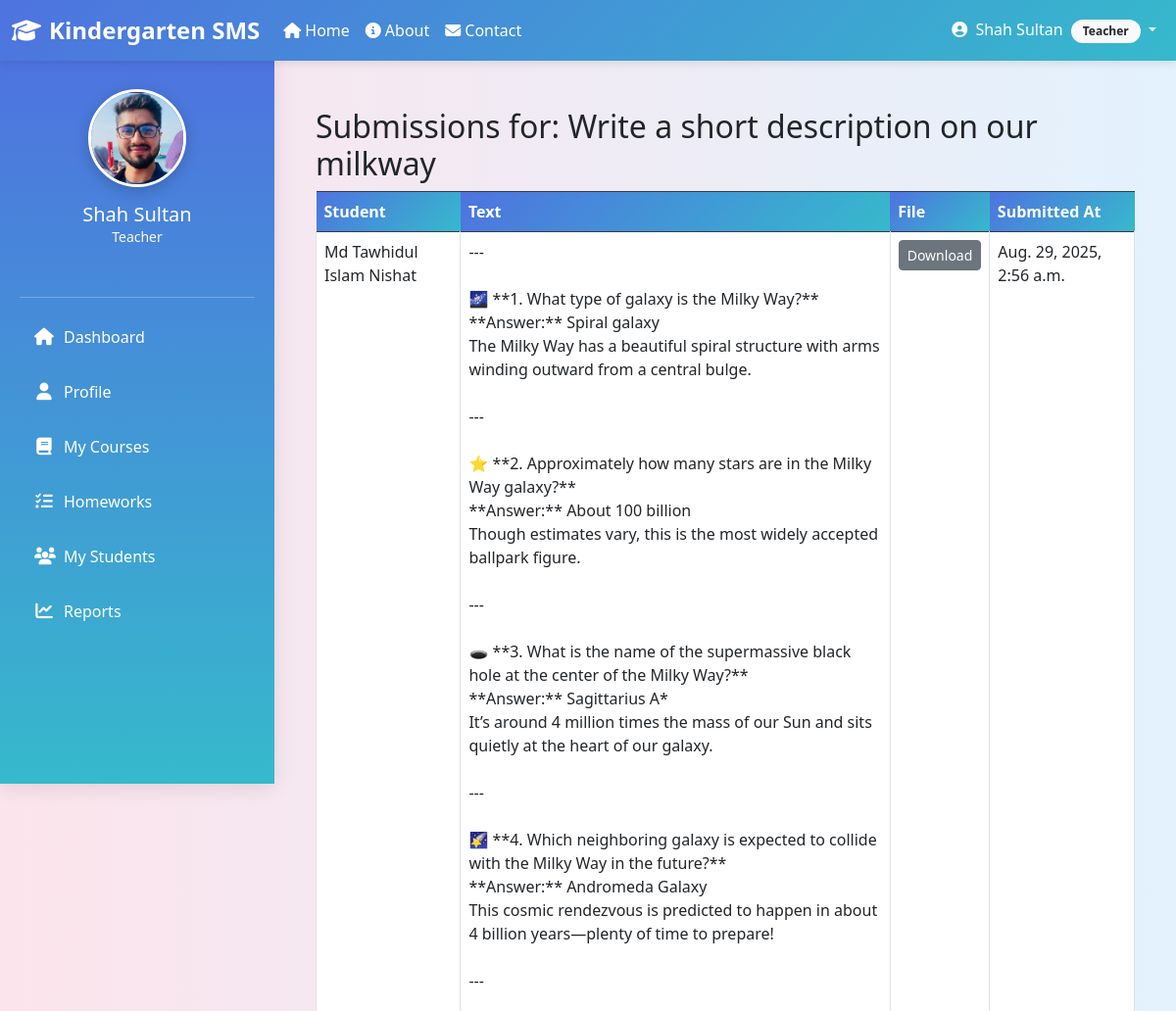
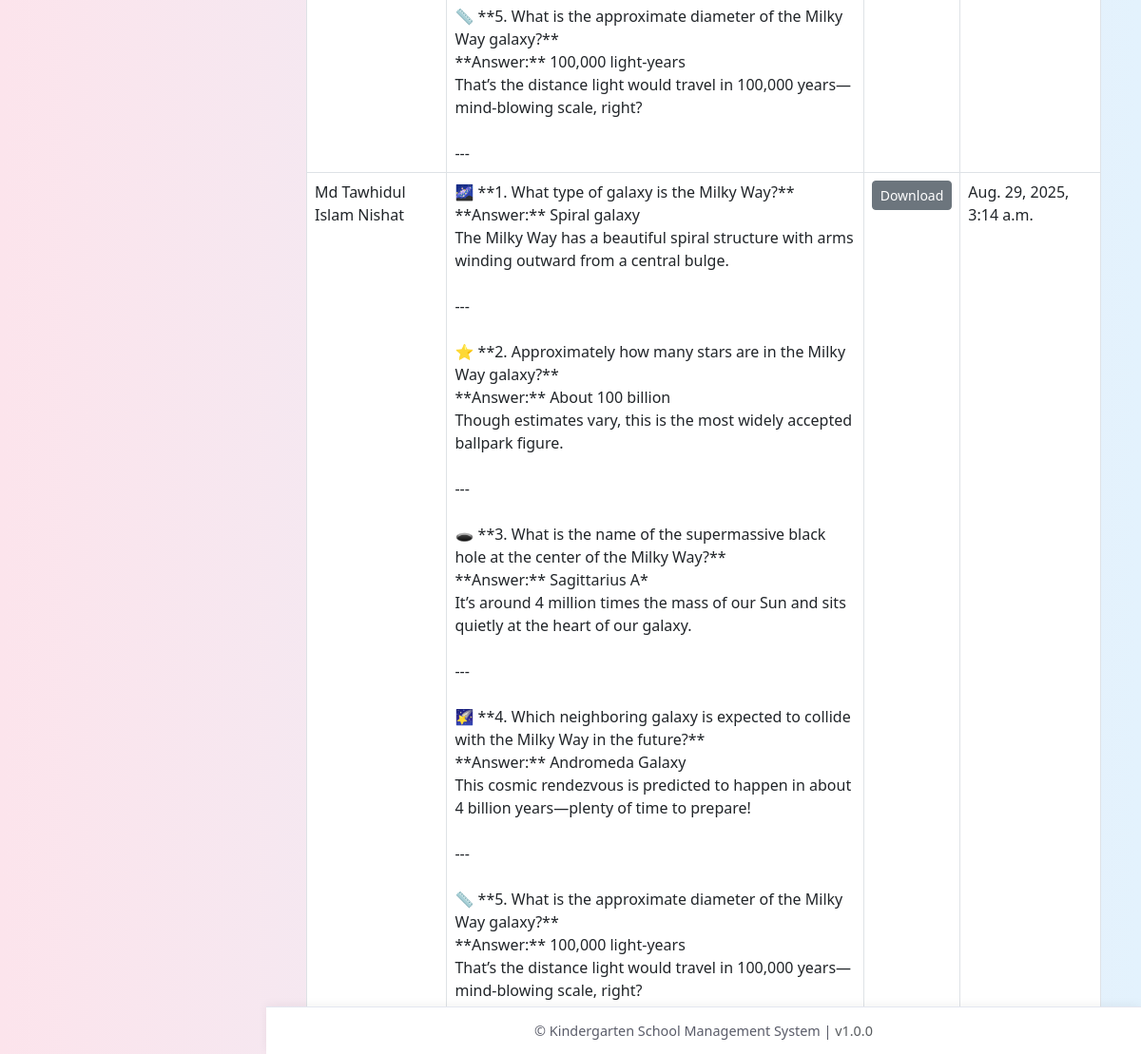
The app's page /teacher/view_submissions/1 (signed in) with its own data (2 pictures, top to bottom).
### core/models.py (models this page shows, shortened)
class User(AbstractUser):
    ROLE_CHOICES = (
        ("admin", "Admin"),
        ("teacher", "Teacher"),
        ("student", "Student"),
    )
    role = models.CharField(max_length=10, choices=ROLE_CHOICES)

class TeaacherProfile(models.Model):
    user = models.OneToOneField(User, on_delete=models.CASCADE, related_name='teacher_profile')
    full_name = models.CharField(max_length=128, blank=True)
    class_room = models.ForeignKey(ClassRoom, on_delete=models.SET_NULL, null=True, blank=True)
    date_of_birth = models.DateField(null=True, blank=True)
    address = models.TextField(blank=True)
    phone = models.CharField(max_length=24, blank=True)
    photo = models.ImageField(upload_to='teacher_photos/', blank=True, null=True)
    qualification = models.CharField(max_length=256, blank=True)
    experience_years = models.PositiveIntegerField(default=0)

class Homework(models.Model):
    course = models.ForeignKey(Course, on_delete=models.CASCADE)
    title = models.CharField(max_length=200)
    description = models.TextField(blank=True)
    due_date = models.DateField()
    created_at = models.DateTimeField(auto_now_add=True)
    created_by = models.ForeignKey(User, on_delete=models.SET_NULL, null=True)
    status = models.BooleanField(default=False)  # Active or Inactive

class HomeworkSubmission(models.Model):
    homework = models.ForeignKey(Homework, on_delete=models.CASCADE)
    student = models.ForeignKey(StudentProfile, on_delete=models.CASCADE)
    text = models.TextField(blank=True)
    file = models.FileField(upload_to='submissions/', blank=True, null=True)
    submitted_at = models.DateTimeField(auto_now_add=True)
    grade = models.DecimalField(max_digits=5, decimal_places=2, null=True, blank=True)
    graded_by = models.ForeignKey(User, on_delete=models.SET_NULL, null=True, blank=True, related_name='graded_submissions')

class StudentProfile(models.Model):
    STATUS_CHOICES = (
        ('pending', 'Pending Approval'),
        ('active', 'Active'),
        ('rejected', 'Rejected'),
    )
    user = models.OneToOneField(User, on_delete=models.CASCADE, related_name='student_profile')
    full_name = models.CharField(max_length=128, blank=True)
    class_room = models.ForeignKey(ClassRoom, on_delete=models.SET_NULL, null=True, blank=True)
    date_of_birth = models.DateField(null=True, blank=True)
    address = models.TextField(blank=True)
    phone = models.CharField(max_length=24, blank=True)
    photo = models.ImageField(upload_to='student_photos/', blank=True, null=True)
    guardian_name = models.CharField(max_length=128, blank=True)
    guardian_relation = models.CharField(max_length=64, blank=True)
    guardian_email = models.EmailField(blank=True)
    guardian_phone = models.CharField(max_length=24, blank=True)
    admission_date = models.DateField(default=timezone.now)
    admission_fee_paid = models.BooleanField(default=False)
    status = models.CharField(max_length=16, choices=STATUS_CHOICES, default='pending')
    class Meta:
        verbose_name = "Student Profile"
        verbose_name_plural = "Student Profiles"
    def get_full_name(self):
        return self.full_name or f"{self.user.first_name} {self.user.last_name}"

### core/views.py (the view)
# urls.py: path("teacher/view_submissions/<int:homework_id>", views.view_submissions, name="view_submissions"),
@login_required
def view_submissions(request, homework_id):
    if request.user.role != "teacher":
        messages.error(request, "Permission denied.")
        return redirect("dashboard")
    homework = get_object_or_404(Homework, id=homework_id, created_by=request.user)
    submissions = HomeworkSubmission.objects.filter(homework=homework).select_related("student")
    return render(request, "teacher/view_submissions.html", {
        "homework": homework,
        "submissions": submissions,
    })

### core/templates/teacher/view_submissions.html
{% extends "base.html" %}
{% block content %}
<div class="container mt-4">
    <h2>Submissions for: {{ homework.title }}</h2>
    <table class="table table-bordered">
        <thead class="table-dark">
            <tr>
                <th>Student</th>
                <th>Text</th>
                <th>File</th>
                <th>Submitted At</th>
            </tr>
        </thead>
        <tbody>
            {% for sub in submissions %}
            <tr>
                <td>{{ sub.student.get_full_name }}</td>
                <td>{{ sub.text|linebreaksbr }}</td>
                <td>
                    {% if sub.file %}
                        <a href="{{ sub.file.url }}" class="btn btn-sm btn-secondary">Download</a>
                    {% else %}
                        -
                    {% endif %}
                </td>
                <td>{{ sub.submitted_at }}</td>
            </tr>
            {% empty %}
            <tr>
                <td colspan="4" class="text-center text-muted">No submissions yet.</td>
            </tr>
            {% endfor %}
        </tbody>
    </table>
</div>
{% endblock %}

### core/templates/base.html (shortened to what this page needs)
<!DOCTYPE html>
<html lang="en">
<head>
  <link href="https://cdn.jsdelivr.net/npm/bootstrap@5.3.0/dist/css/bootstrap.min.css" rel="stylesheet"/>
  <link rel="stylesheet" href="https://cdnjs.cloudflare.com/ajax/libs/font-awesome/6.4.0/css/all.min.css"/>
</head>
<body>
  <nav class="navbar navbar-expand-lg">
    <div class="container-fluid">
      <a class="navbar-brand" href="{% url 'homepage' %}">
        <i class="fas fa-graduation-cap me-2"></i>Kindergarten SMS
      </a>
      <div class="collapse navbar-collapse" id="navbarContent">
        <ul class="navbar-nav me-auto">
          <li class="nav-item">
            <a class="nav-link" href="{% url 'homepage' %}">
              <i class="fas fa-home me-1"></i>Home
            </a>
          </li>
          <li class="nav-item">
            <a class="nav-link" href="{% url 'about' %}">
              <i class="fas fa-info-circle me-1"></i>About
            </a>
          </li>
          <li class="nav-item">
            <a class="nav-link" href="{% url 'contact' %}">
              <i class="fas fa-envelope me-1"></i>Contact
            </a>
          </li>
        </ul>
        <ul class="navbar-nav">
          {% if request.user.is_authenticated %}
          <li class="nav-item dropdown">
            <a class="nav-link dropdown-toggle" href="#" id="userDropdown" role="button" data-bs-toggle="dropdown">
              <i class="fas fa-user-circle me-1"></i>
              {{ request.user.get_full_name|default:request.user.username }}
              <span class="badge bg-light text-dark ms-1">{{ request.user.role|title }}</span>
            </a>
          </li>
          {% endif %}
        </ul>
      </div>
    </div>
  </nav>
  {% if request.user.is_authenticated %}
  <div class="sidebar" id="sidebar">
    <div class="profile-section">
      {% if request.user.role == "student" and request.user.student_profile.photo %}
        <img src="{{ request.user.student_profile.photo.url }}" alt="Profile Picture" class="profile_pic" />
      {% elif request.user.role == "teacher" and request.user.teacher_profile.photo %}
        <img src="{{ request.user.teacher_profile.photo.url }}" alt="Profile Picture" class="profile_pic" />
      {% elif request.user.role == "admin" and request.user.admin_profile.photo %}
        <img src="{{ request.user.admin_profile.photo.url }}" alt="Profile Picture" class="profile_pic" />
      {% else %}
        <img src="https://via.placeholder.com/100?text={{ request.user.role|first|upper }}" alt="Profile Picture" class="profile_pic" />
      {% endif %}
      <h5 class="mt-3 mb-0 text-white">{{ request.user.get_full_name|default:request.user.username }}</h5>
      <p class="text-light small mb-3">{{ request.user.role|title }}</p>
    </div>
    <hr class="border-light">
    {% if request.user.role == "student" %}
      <a href="{% url 'dashboard' %}" class="{% if request.resolver_match.url_name == 'dashboard' %}active{% endif %}">
        <i class="fas fa-home"></i>
        <span class="sidebar-text">Dashboard</span>
      </a>
      <a href="{% url 'student_profile' %}" class="{% if request.resolver_match.url_name == 'student_profile' %}active{% endif %}">
        <i class="fas fa-user"></i>
        <span class="sidebar-text">Profile</span>
      </a>
      <a href="{% url 'student_homeworks' %}" class="{% if request.resolver_match.url_name == 'student_homeworks' %}active{% endif %}">
        <i class="fas fa-tasks"></i>
        <span class="sidebar-text">My Homeworks</span>
      </a>
      <a href="{% url 'pay_monthly_fee' %}" class="{% if request.resolver_match.url_name == 'pay_monthly_fee' %}active{% endif %}">
        <i class="fas fa-credit-card"></i>
        <span class="sidebar-text">Pay Fee</span>
      </a>
      <a href="{% url 'student_fee_history' %}" class="{% if request.resolver_match.url_name == 'student_fee_history' %}active{% endif %}">
        <i class="fas fa-history"></i>
        <span class="sidebar-text">Fee History</span>
      </a>
      <a href="#">
        <i class="fas fa-calendar-check"></i>
        <span class="sidebar-text">Attendance</span>
      </a>
      <a href="#">
        <i class="fas fa-chart-bar"></i>
        <span class="sidebar-text">Progress Report</span>
      </a>
    {% elif request.user.role == "teacher" %}
      <a href="{% url 'dashboard' %}" class="{% if request.resolver_match.url_name == 'dashboard' %}active{% endif %}">
        <i class="fas fa-home"></i>
        <span class="sidebar-text">Dashboard</span>
      </a>
      <a href="{% url 'teacher_profile' %}" class="{% if request.resolver_match.url_name == 'teacher_profile' %}active{% endif %}">
        <i class="fas fa-user"></i>
        <span class="sidebar-text">Profile</span>
      </a>
      <a href="{% url 'teacher_courses' %}" class="{% if request.resolver_match.url_name == 'teacher_courses' %}active{% endif %}">
        <i class="fas fa-book"></i>
        <span class="sidebar-text">My Courses</span>
      </a>
      <a href="{% url 'teacher_homeworks' %}" class="{% if request.resolver_match.url_name == 'teacher_homeworks' %}active{% endif %}">
        <i class="fas fa-tasks"></i>
        <span class="sidebar-text">Homeworks</span>
      </a>
      <a href="#">
        <i class="fas fa-users"></i>
        <span class="sidebar-text">My Students</span>
      </a>
      <a href="#">
        <i class="fas fa-chart-line"></i>
        <span class="sidebar-text">Reports</span>
      </a>
    {% endif %}
  </div>
  {% endif %}
  <div class="{% if request.user.is_authenticated %}main-content{% else %}main-content full-width{% endif %}" id="mainContent">
    {% block content %}{% endblock %}
  </div>
  <footer class="{% if not request.user.is_authenticated %}full-width{% endif %}" id="footer">
    &copy; {{ now|date:"Y" }} Kindergarten School Management System |
    <span class="text-muted">v1.0.0</span>
  </footer>
</body>
</html>

### core/templates/base.html (style rules this page uses)
:root { --primary-color: #4e73df; --secondary-color: #f48fb1; --success-color: #1cc88a; --info-color: #36b9cc; --warning-color: #f6c23e; --danger-color: #e74a3b; --light-color: #f8f9fc; --dark-color: #5a5c69; }
body { background: linear-gradient(to right, #fce4ec, #e3f2fd); font-family: "Segoe UI", Tahoma, Geneva, Verdana, sans-serif; margin: 0; padding: 0; min-height: 100vh; }
.navbar { background: linear-gradient(135deg, var(--primary-color) 0%, var(--info-color) 100%) !important; position: fixed; top: 0; left: 0; right: 0; z-index: 1030; box-shadow: 0 2px 10px rgba(0, 0, 0, 0.1); }
.navbar-brand { font-weight: bold; color: #ffffff !important; font-size: 1.5rem; }
.nav-link { color: #fff !important; font-weight: 500; transition: all 0.3s ease; }
.sidebar { background: linear-gradient(180deg, var(--primary-color) 0%, var(--info-color) 100%); box-shadow: 0 4px 20px rgba(0, 0, 0, 0.1); padding: 20px; height: calc(100vh - 56px); position: fixed; top: 56px; left: 0; width: 280px; overflow-y: auto; transition: all 0.3s ease; }
.profile-section { text-align: center; padding: 15px 0; margin-bottom: 20px; }
.profile_pic { width: 100px; height: 100px; border-radius: 50%; object-fit: cover; border: 3px solid #fff; box-shadow: 0 4px 15px rgba(0, 0, 0, 0.2); transition: transform 0.3s ease; }
.sidebar a { display: flex; align-items: center; padding: 12px 15px; color: #fff; text-decoration: none; border-radius: 8px; font-weight: 500; transition: all 0.3s ease; margin-bottom: 8px; }
.sidebar i { width: 20px; text-align: center; margin-right: 10px; font-size: 1.1rem; }
.main-content { margin-top: 56px; margin-left: 280px; padding: 30px; min-height: calc(100vh - 106px); transition: all 0.3s ease; }
footer { position: fixed; bottom: 0; left: 280px; right: 0; height: 50px; background-color: #ffffff; text-align: center; line-height: 50px; font-size: 0.9rem; color: var(--dark-color); border-top: 1px solid #e3e6f0; box-shadow: 0 -2px 10px rgba(0, 0, 0, 0.05); transition: all 0.3s ease; z-index: 1000; }
.badge { border-radius: 20px; padding: 6px 12px; font-weight: 600; }
.table th { background: linear-gradient(135deg, var(--primary-color) 0%, var(--info-color) 100%); color: white; font-weight: 600; border: none; }

### records on screen
User: user.get_full_name "Shah Sultan", user.role "Teacher", user.teacher_profile.photo (picture)
Homework: title "Write a short description on our milkway"
HomeworkSubmission: student.get_full_name "Md Tawhidul Islam Nishat", text "--- 🌌 **1. What type of galaxy is the Milky Way?** **Answer:** Spiral galaxy The Milky Way has a beautiful spiral structure with arms winding outward from a central bulge. --- ⭐ **2. Approximately how many stars are in the Milky Way galaxy?** **Answer:** About 100 billion Though estimates vary, this is the most widely accepted ballpark figure. --- 🕳️ **3. What is the name of the supermassive black hole at the center of the Milky Way?** **Answer:** Sagittarius A* It’s around 4 million times the mass of our Sun and sits quietly at the heart of our galaxy. --- 🌠 **4. Which neighboring galaxy is expected to collide with the Milky Way in the future?** **Answer:** Andromeda Galaxy This cosmic…", submitted_at "Aug. 29, 2025, 2:56 a.m."
HomeworkSubmission: student.get_full_name "Md Tawhidul Islam Nishat", text "🌌 **1. What type of galaxy is the Milky Way?** **Answer:** Spiral galaxy The Milky Way has a beautiful spiral structure with arms winding outward from a central bulge. --- ⭐ **2. Approximately how many stars are in the Milky Way galaxy?** **Answer:** About 100 billion Though estimates vary, this is the most widely accepted ballpark figure. --- 🕳️ **3. What is the name of the supermassive black hole at the center of the Milky Way?** **Answer:** Sagittarius A* It’s around 4 million times the mass of our Sun and sits quietly at the heart of our galaxy. --- 🌠 **4. Which neighboring galaxy is expected to collide with the Milky Way in the future?** **Answer:** Andromeda Galaxy This cosmic…", submitted_at "Aug. 29, 2025, 3:14 a.m."
